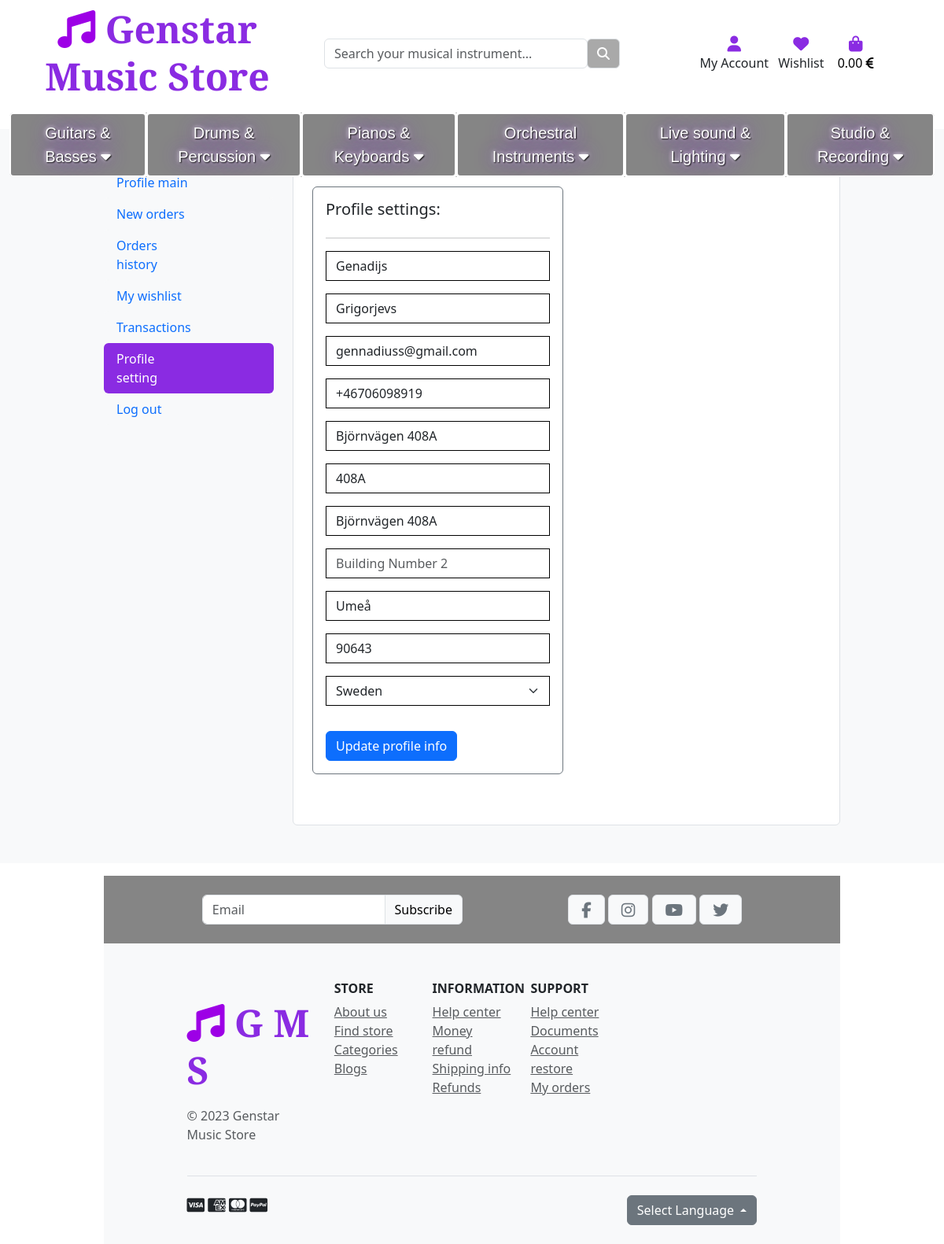
The page /profiles/profile_settings/ (signed in) on the database as committed earlier.
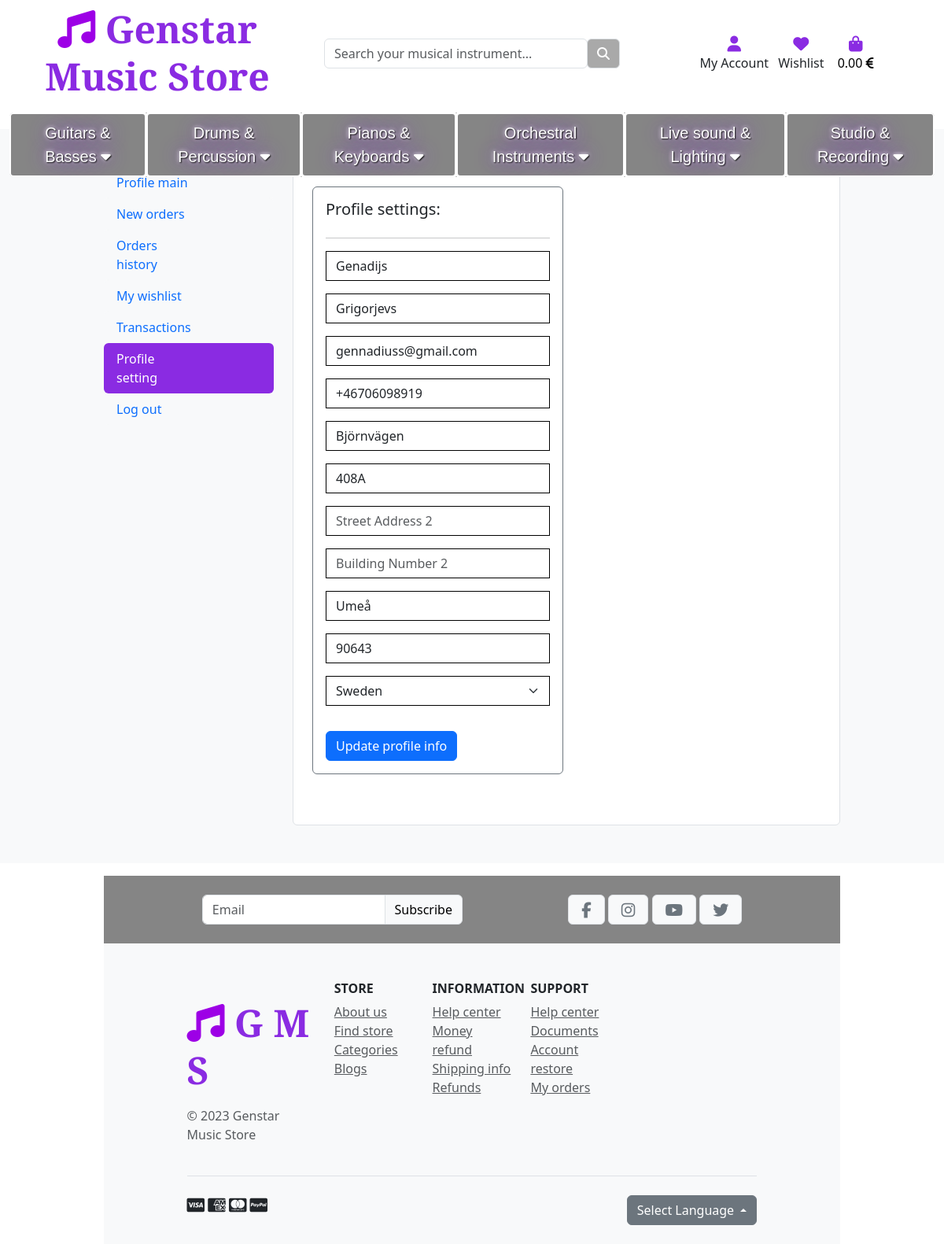
The same page on the database as committed later.
### profiles/models.py (models this page shows, shortened)
class UserProfile(models.Model):
    user = models.OneToOneField(User, on_delete=models.CASCADE)
    default_first_name = models.CharField(max_length=40, null=True, blank=True)
    default_last_name = models.CharField(max_length=40, null=True, blank=True)
    default_email_address = models.EmailField(max_length=254, null=True, blank=True)
    default_phone_number = models.CharField(max_length=20, null=True, blank=True)
    default_street_address1 = models.CharField(max_length=80, null=True, blank=True)
    default_building_number1 = models.CharField(max_length=80, null=True, blank=True)
    default_street_address2 = models.CharField(max_length=80, null=True, blank=True)
    default_building_number2 = models.CharField(max_length=80, null=True, blank=True)
    default_city = models.CharField(max_length=40, null=True, blank=True)
    default_postal_code = models.CharField(max_length=20, null=True, blank=True)
    default_country = CountryField(blank_label='Country', null=False, blank=False)

### profiles/views.py (the view)
# urls.py: path('profile_settings/', views.profile_settings, name='profile_settings'),
def profile_settings(request):
    profile_settings = get_object_or_404(UserProfile, user=request.user)
    if request.method == 'POST':
        form = UserProfileForm(request.POST, instance=profile_settings)
        if form.is_valid():
            form.save()
            messages.success(request, 'Profile updated successfully')
    form = UserProfileForm(instance=profile_settings)
    template = 'profiles/profile_settings.html'
    context = {
        'form': form,
        'on_profile_settings_page': True,
    }
    return render(request, template, context)

### cart/contexts.py (called while the page is built, shortened)
def cart_contents(request):
    cart = request.session.get('cart', {})
    cart_items = []
    total = Decimal('0.00')
    product_count = 0
    if total < settings.FREE_DELIVERY_THRESHOLD:
        delivery = settings.STANDARD_DELIVERY_COST
        free_delivery_delta = settings.FREE_DELIVERY_THRESHOLD - total
    else:
        delivery = Decimal('0.00')
        free_delivery_delta = Decimal('0.00')
    tax = total * settings.TAX_RATE / 100
    if total > 0:
        grand_total = float(total) + float(delivery)
    else:
        grand_total = 0
    context = {
        'cart_items': cart_items,
        'total': total,
        'product_count': product_count,
        'delivery': delivery,
        'free_delivery_delta': free_delivery_delta,
        'free_delivery_threshold': settings.FREE_DELIVERY_THRESHOLD,
        'grand_total': grand_total,
        'tax': tax,
    }
    return context

### profiles/templates/profiles/profile_settings.html (shortened to what this page needs)
{% extends 'base.html' %}
{% load static %}
{% load crispy_forms_tags %}
{% block page_header %}
    <div class="container header-container">
    </div>
{% endblock %}
{% block content %}
<section class="py-5 bg-light">
    <div class="container">
        <div class="row">
            <div class="col-lg-3 col-xl-3">
                <nav class="nav flex-lg-column w-100 d-flex nav-pills mb-4">
                    <a class="nav-link my-0 bg-light" href="{% url 'view_profile' %}">
                        <p class="pb-0 mb-0" style="width: 100px">Profile main</p>
                    </a>
                    <a class="nav-link my-0 bg-light" href="#">
                        <p class="pb-0 mb-0" style="width: 100px">New orders</p>
                    </a>
                    <a class="nav-link my-0 bg-light" href="#">
                        <p class="pb-0 mb-0" style="width: 100px">Orders history</p>
                    </a>
                    <a class="nav-link my-0 bg-light" href="{% url 'view_wishlist' %}">
                        <p class="pb-0 mb-0" style="width: 100px">My wishlist</p>
                    </a>
                    <a class="nav-link my-0 bg-light" href="#">
                        <p class="pb-0 mb-0" style="width: 100px">Transactions</p>
                    </a>
                    <a class="nav-link my-0 active" style="background-color: blueviolet;" href="{% url 'profile_settings' %}">
                        <p class="pb-0 mb-0" style="width: 100px">Profile setting</p>
                    </a>
                    <a class="nav-link my-0 bg-light" href="{% url 'account_logout' %}">
                        <p class="pb-0 mb-0" style="width: 100px">Log out</p>
                    </a>
                </nav>
            </div>
            <main class="col-lg-9 col-xl-9">
                <div class="card p-4 mb-0 shadow-0 border">
                    <div class="row g-2 mb-3">
                        <div class="col-lg-6 col-md-6">
                            <div class="content-body">
                                <div class="card border border-secondary mb-4 shadow-0">
                                    <div class="card-body pb-0">
                                    <h5 class="mb-4">Profile settings:</h5>
                                    <hr>
                                    <form class="mt-3" action="{% url 'profile_settings' %}" method="POST" id="profile-update-form">
                                        {{ form|crispy }}
                                        <button type="submit" class="btn btn-primary mt-3 mb-3">Update profile info</button>
                                    </form>
                                    </div>
                                </div>
                            </div>
                        </div>
                    </div>
                </div>
            </main>
        </div>
    </div>
</section>
{% endblock %}

Rows that differ between the two databases and show on the page:
changed UserProfile "Genadijs": default_street_address1 "Björnvägen 408A" → "Björnvägen"; default_street_address2 "Björnvägen 408A" → (not shown)
